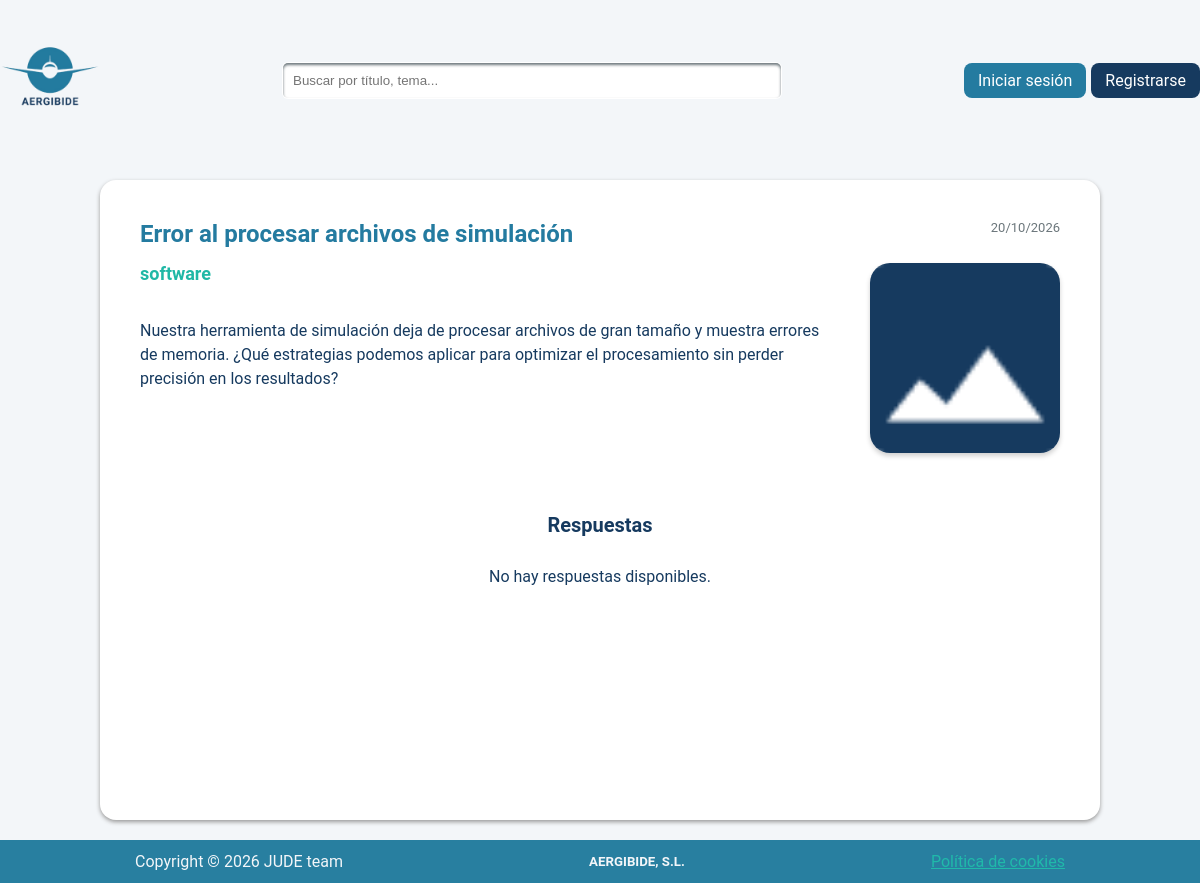
Screenshot of /index.php?controller=PreguntaController&accion=index&id=4 with the database file from the repository.
### tables this page shows
CREATE TABLE preguntas (
    id_pregunta INT AUTO_INCREMENT PRIMARY KEY,
    id_usuario INT NOT NULL,
    titulo VARCHAR(200) NOT NULL,
    descripcion TEXT NOT NULL,
    fecha_creacion DATETIME NOT NULL DEFAULT CURRENT_TIMESTAMP,
    estado ENUM('abierto', 'cerrado') NOT NULL DEFAULT 'abierto',
    tipo ENUM(
        'aerodinamica',
        'materiales',
        'motores',
        'software',
        'procesos',
        'diseño',
        'otros'
    ) NOT NULL DEFAULT 'otros',

    CONSTRAINT fk_preguntas_usuarios
        FOREIGN KEY (id_usuario)
        REFERENCES usuarios(id_usuario)
        ON DELETE CASCADE
);

### controllers/PreguntaController.php (called while the page is built, shortened)
<?php
require_once __DIR__ . '/../models/PreguntaModel.php';
class PreguntaController extends BaseController {
    public function index() {
        $id=$_GET["id"];
        $pregunta=PreguntaModel::getById($id);
        $respuestas=RespuestaModel::getByPreguntaId($id);
        require "views/pregunta.view.php";
    }
}

### Router.php (called while the page is built, shortened)
<?php
class Router {
    public static function dispatch() {
        $controllerName = $_GET['controller'] ?? 'PrincipalController';
        $action = $_GET['accion'] ?? 'index';
        self::loadController($controllerName, $action);
    }
    private static function loadController($controllerName, $action) {
        $controller = new $controllerName();
        $controller->$action();
    }
}

### index.php (called while the page is built)
<?php
require_once 'Router.php';
Router::dispatch();

### models/PreguntaModel.php (called while the page is built, shortened)
<?php
class PreguntaModel {
    public static function getById($id) {
        $db = Database::getConnection();
        $stmt = $db-> prepare("SELECT p.*, a.ruta AS imagen_ruta
                               FROM preguntas p
                               LEFT JOIN adjuntos a ON p.id_pregunta = a.id_pregunta
                               WHERE p.id_pregunta = :id_pregunta");
        $stmt-> execute(['id_pregunta' => $id]);
        return $stmt->fetch(PDO::FETCH_ASSOC);
    }
}

### views/pregunta.view.php (the view, shortened to what this page needs)
<?php include __DIR__ . '/layout/header.php'; ?>
<main class="detallePregunta">
    <?php if (!empty($pregunta)): ?>
    <div class="detalleCabecera">
        <div class="cabecera">
            <h1><?= htmlspecialchars($pregunta['titulo']) ?></h1>
            <p><?= date('d/m/Y', strtotime($pregunta['fecha_creacion'])) ?></p>
        </div>
        <div class="infoPregunta">
            <h2><?= htmlspecialchars($pregunta['tipo']) ?></h2>
            <p><?= htmlspecialchars($pregunta['descripcion']) ?></p>
        </div>
        <?php if (!empty($pregunta['imagen_ruta'])): ?>
            <img class="imagenPregunta"
                 src="<?= htmlspecialchars($pregunta['imagen_ruta']) ?>"
                 alt="Imagen de la pregunta">
        <?php else: ?>
            <img class="imagenPregunta"
                 src="assets/images/SinImagen.png"
                 alt="Imagen por defecto">
        <?php endif; ?>
    </div>
        <section class="respuestas">
            <h2>Respuestas</h2>
            <?php if (!empty($respuestas)): ?>
                <?php foreach ($respuestas as $respuesta): ?>
                    <div class="respuestaCard">
                        <div>
                            <p><?= htmlspecialchars($respuesta['texto']) ?></p>
                        </div>
                        <?php if (!empty($respuesta['imagen_ruta'])): ?>
                            <img
                                src="<?= htmlspecialchars($respuesta['imagen_ruta']) ?>"
                                alt="Imagen de la respuesta">
                        <?php endif; ?>
                    </div>
                <?php endforeach; ?>
            <?php else: ?>
                <p>No hay respuestas disponibles.</p>
            <?php endif; ?>
        </section>
    <?php else: ?>
        <p>La pregunta no existe.</p>
    <?php endif; ?>
</main>
<?php include __DIR__ . '/layout/footer.php'; ?>

### assets/css/principal.css (style rules this page uses)
* { padding: 0; margin: 0; box-sizing: border-box; }
body { background-color: #F3F6F9; font-family: 'Roboto', sans-serif; }
.detallePregunta { background-color: white; padding: 40px; max-width: 1000px; height: 80vh; margin: 20px auto; color: #163A5F; border-radius: 1rem; box-shadow: 0 2px 4px #999; }
.detalleCabecera { display: grid; grid-template-columns: 1fr 190px; column-gap: 35px; row-gap: 15px; margin-bottom: 60px; }
.cabecera { display: flex; justify-content: space-between; align-items: flex-start; grid-column: 1 / 3; }
.cabecera h1 { font-size: 24px; color: #247BA0; }
.cabecera p { color: #6B767B; font-size: 13px; white-space: nowrap; }
.infoPregunta { grid-column: 1; grid-row: 2; }
.infoPregunta h2 { color: #20B8A6; font-size: 18px; margin-bottom: 35px; }
.infoPregunta p { margin-bottom: 15px; line-height: 1.5; overflow-wrap: anywhere; }
.imagenPregunta { grid-column: 2; grid-row: 2; width: 190px; height: 190px; object-fit: cover; border-radius: 20px; box-shadow: 0 3px 5px #00000030; }
.respuestas h2 { text-align: center; font-size: 20px; margin-bottom: 10px; }
.respuestas > p { text-align: center; padding: 20px; }

### rows the page displays
preguntas: titulo "Error al procesar archivos de simulación", fecha_creacion "20/10/2026", tipo "software", descripcion "Nuestra herramienta de simulación deja de procesar archivos de gran tamaño y muestra errores de memoria. ¿Qué estrategias podemos aplicar para optimizar el procesamiento sin perder precisión en los resultados?"
